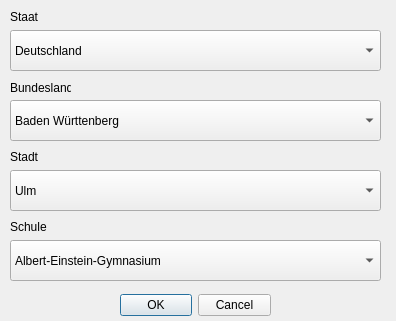
<?xml version="1.0" encoding="UTF-8"?>
<ui version="4.0">
 <class>SchoolSelectionDialoge</class>
 <widget class="QDialog" name="SchoolSelectionDialoge">
  <property name="geometry">
   <rect>
    <x>0</x>
    <y>0</y>
    <width>396</width>
    <height>321</height>
   </rect>
  </property>
  <property name="windowTitle">
   <string>Dialog</string>
  </property>
  <widget class="QDialogButtonBox" name="buttonBox">
   <property name="geometry">
    <rect>
     <x>120</x>
     <y>290</y>
     <width>151</width>
     <height>31</height>
    </rect>
   </property>
   <property name="orientation">
    <enum>Qt::Horizontal</enum>
   </property>
   <property name="standardButtons">
    <set>QDialogButtonBox::Cancel|QDialogButtonBox::Ok</set>
   </property>
  </widget>
  <widget class="QComboBox" name="StaatComboBox">
   <property name="geometry">
    <rect>
     <x>10</x>
     <y>30</y>
     <width>371</width>
     <height>41</height>
    </rect>
   </property>
   <item>
    <property name="text">
     <string>Deutschland</string>
    </property>
   </item>
  </widget>
  <widget class="QComboBox" name="BundeslandComboBox">
   <property name="geometry">
    <rect>
     <x>10</x>
     <y>100</y>
     <width>371</width>
     <height>41</height>
    </rect>
   </property>
   <item>
    <property name="text">
     <string>Baden Württenberg</string>
    </property>
   </item>
  </widget>
  <widget class="QComboBox" name="StadtComboBox">
   <property name="geometry">
    <rect>
     <x>10</x>
     <y>170</y>
     <width>371</width>
     <height>41</height>
    </rect>
   </property>
   <item>
    <property name="text">
     <string>Ulm</string>
    </property>
   </item>
  </widget>
  <widget class="QComboBox" name="SchuleComboBox">
   <property name="geometry">
    <rect>
     <x>10</x>
     <y>240</y>
     <width>371</width>
     <height>41</height>
    </rect>
   </property>
   <item>
    <property name="text">
     <string>Albert-Einstein-Gymnasium</string>
    </property>
   </item>
  </widget>
  <widget class="QLabel" name="StaatLabel">
   <property name="geometry">
    <rect>
     <x>10</x>
     <y>10</y>
     <width>46</width>
     <height>13</height>
    </rect>
   </property>
   <property name="text">
    <string>Staat</string>
   </property>
  </widget>
  <widget class="QLabel" name="BundeslandLabel">
   <property name="geometry">
    <rect>
     <x>10</x>
     <y>80</y>
     <width>61</width>
     <height>16</height>
    </rect>
   </property>
   <property name="text">
    <string>Bundesland</string>
   </property>
  </widget>
  <widget class="QLabel" name="StadtLabel">
   <property name="geometry">
    <rect>
     <x>10</x>
     <y>150</y>
     <width>46</width>
     <height>13</height>
    </rect>
   </property>
   <property name="text">
    <string>Stadt</string>
   </property>
  </widget>
  <widget class="QLabel" name="SchuleLabel">
   <property name="geometry">
    <rect>
     <x>10</x>
     <y>220</y>
     <width>46</width>
     <height>13</height>
    </rect>
   </property>
   <property name="text">
    <string>Schule</string>
   </property>
  </widget>
 </widget>
 <resources/>
 <connections>
  <connection>
   <sender>buttonBox</sender>
   <signal>accepted()</signal>
   <receiver>SchoolSelectionDialoge</receiver>
   <slot>accept()</slot>
   <hints>
    <hint type="sourcelabel">
     <x>248</x>
     <y>254</y>
    </hint>
    <hint type="destinationlabel">
     <x>157</x>
     <y>274</y>
    </hint>
   </hints>
  </connection>
  <connection>
   <sender>buttonBox</sender>
   <signal>rejected()</signal>
   <receiver>SchoolSelectionDialoge</receiver>
   <slot>reject()</slot>
   <hints>
    <hint type="sourcelabel">
     <x>316</x>
     <y>260</y>
    </hint>
    <hint type="destinationlabel">
     <x>286</x>
     <y>274</y>
    </hint>
   </hints>
  </connection>
 </connections>
</ui>
